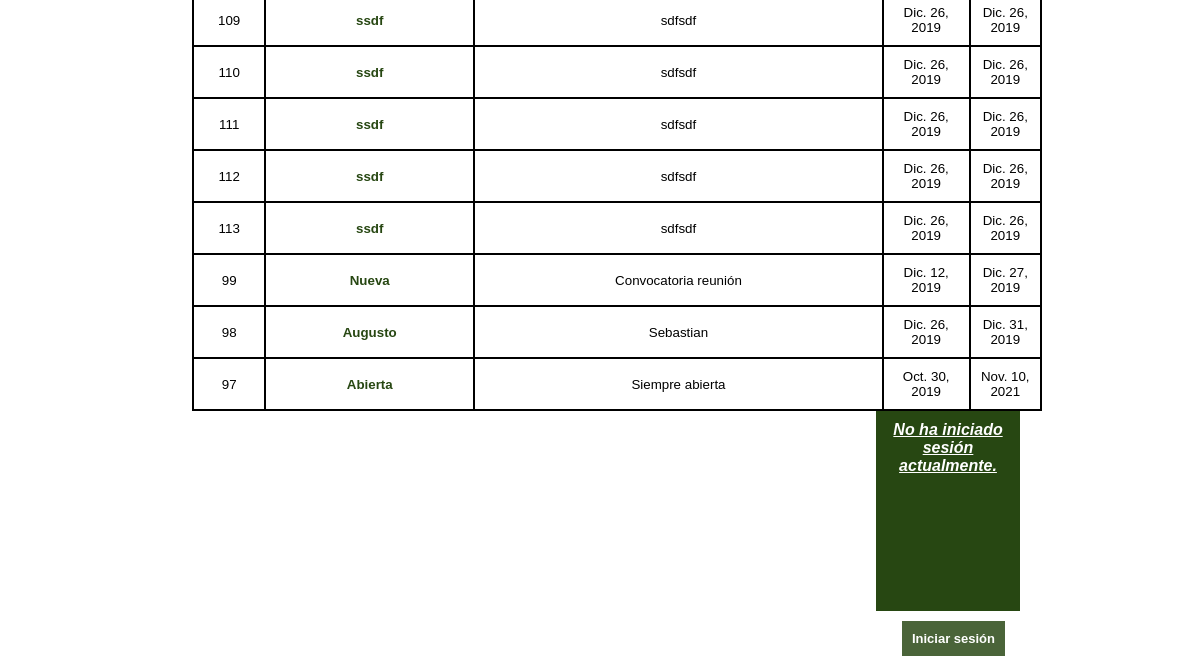
Page /participar/ (lower part) on the earlier database version.
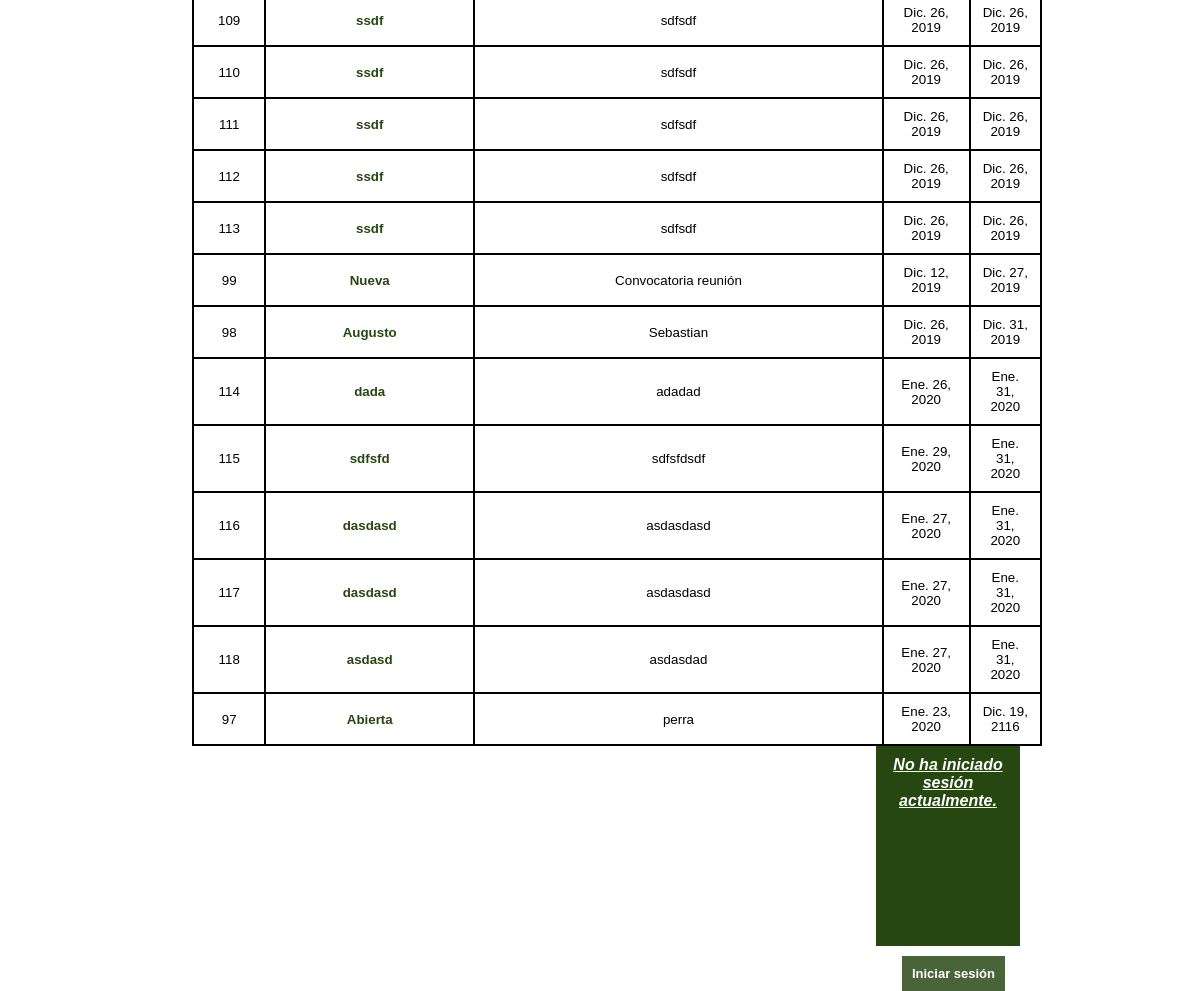
Same page on the later database version.
### conv/models.py (models this page shows, shortened)
class Convocatoria(models.Model):
    id = models.AutoField(primary_key=True, verbose_name="Id")
    name = models.CharField(max_length=100, verbose_name="Nombre de la convocatoria", null=True)
    description = models.TextField(max_length=400, verbose_name="Descripción", null=True)
    opened = models.DateField(verbose_name="Fecha de apertura", null=True)
    closed = models.DateField(verbose_name="Fecha de cierre", null=True)
    created = models.DateTimeField(auto_now_add=True, verbose_name="Fecha de creación", null=True)
    updated = models.DateTimeField(auto_now=True, verbose_name="Fecha de edición", null=True)
    class Meta():
        verbose_name = "Convocatoria"
        verbose_name_plural = "Convocatorias"
        ordering = ["closed"]

### conv/views.py (the view)
# urls.py: path('participar/', views.participate, name="participate"),
def participate(request):
    today = datetime.datetime.now()
    convocatorias = Convocatoria.objects.all()
    return render(request, "conv/participate.html",{'convocatorias':convocatorias,'today':today})

### conv/templates/conv/participate.html (shortened to what this page needs)
{% extends 'core/base.html' %}
{% block cuerpo %}
    <br>
    <table style="overflow-x:auto;">
    {% for convocatoria in convocatorias %}
        <tr>
            <td>{{convocatoria.id}}</td>
            <td><a href="{% url 'details' id_item=convocatoria.id %}">{{convocatoria.name}}</a></td>
            <td>{{convocatoria.description}}</td>
            <td>{{convocatoria.opened}}</td>
            <td>{{convocatoria.closed}}</td>
        </tr>
    {% endfor %}
    </table>
    {% load static %}
    <link rel="stylesheet" href="{% static 'conv/css/participate_styles.css' %}">
{% endblock %}

Differences in the rows shown:
added Convocatoria: id "114", name "dada", description "adadad", opened "Ene. 26, 2020", closed "Ene. 31, 2020"
added Convocatoria: id "115", name "sdfsfd", description "sdfsfdsdf", opened "Ene. 29, 2020", closed "Ene. 31, 2020"
added Convocatoria: id "116", name "dasdasd", description "asdasdasd", opened "Ene. 27, 2020", closed "Ene. 31, 2020"
added Convocatoria: id "117", name "dasdasd", description "asdasdasd", opened "Ene. 27, 2020", closed "Ene. 31, 2020"
added Convocatoria: id "118", name "asdasd", description "asdasdad", opened "Ene. 27, 2020", closed "Ene. 31, 2020"
changed Convocatoria "Abierta": description "Siempre abierta" → "perra"; opened "Oct. 30, 2019" → "Ene. 23, 2020"; closed "Nov. 10, 2021" → "Dic. 19, 2116"
